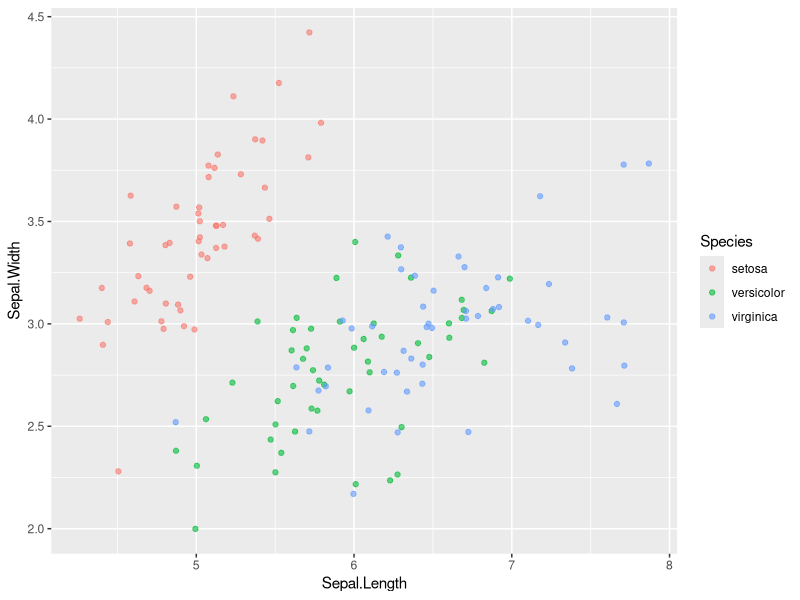
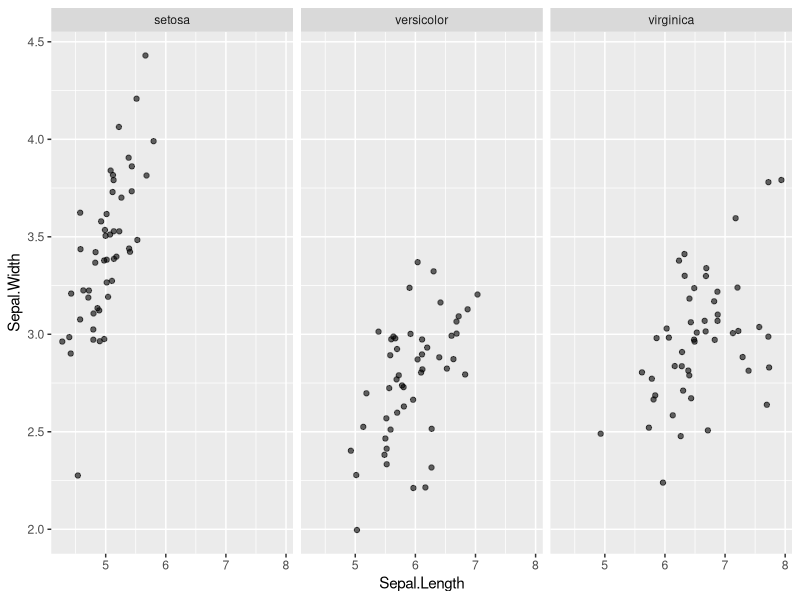
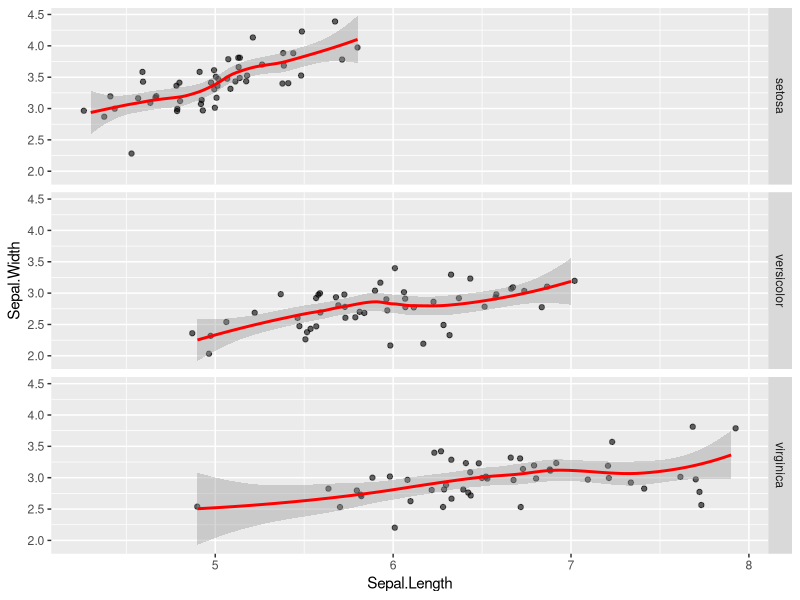
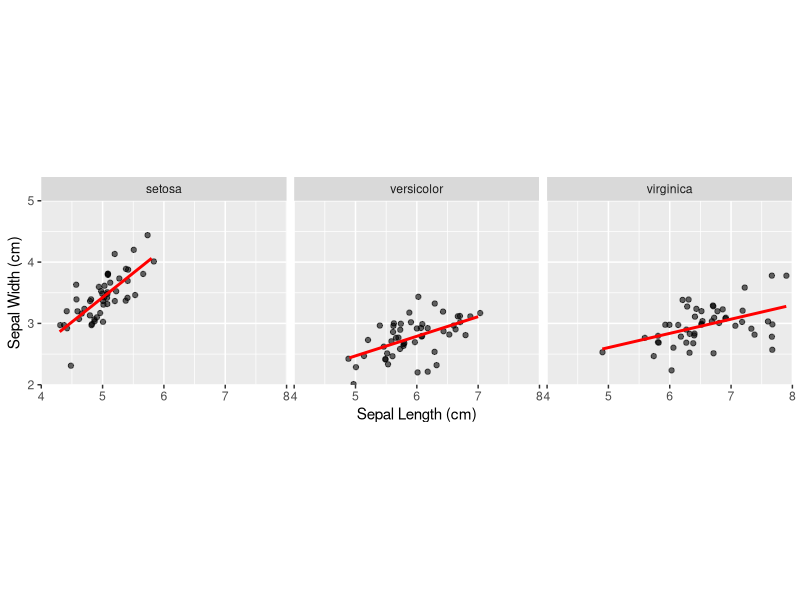
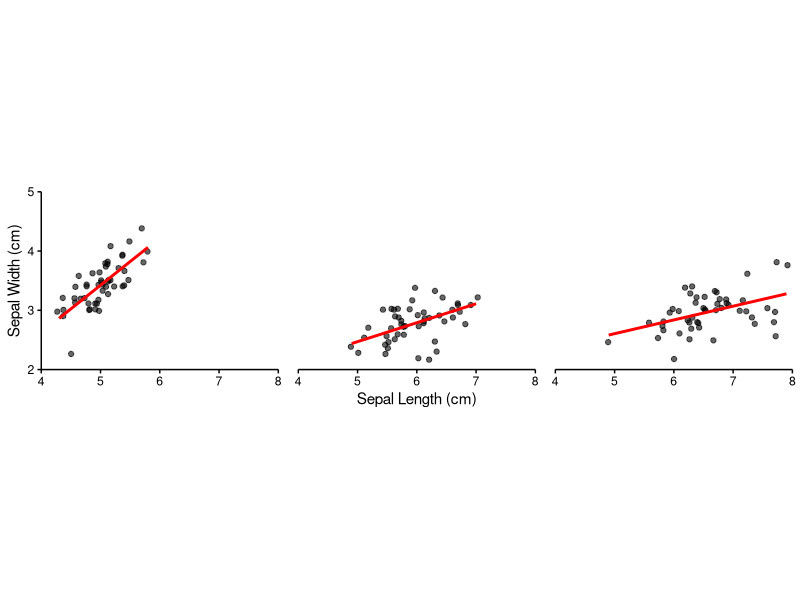

R code for these plots, in order:
library(ggplot2)
head(iris)
#iris is a type of flower, three species

#Layer 1: Data
iris

#Layer 2: Aesthetics
#study: Sepal.Length Sepal.Width
#Layer 3: Geometries

p <- ggplot(iris,aes( x= Sepal.Length,y = Sepal.Width))

ggplot(iris,aes(x=Sepal.Length, y= Sepal.Width,col = Species)) +
      geom_jitter(alpha = 0.6)
#Layer 4: Facets
ggplot(data = iris,aes(x=Sepal.Length, y= Sepal.Width)) +
  geom_jitter(alpha = 0.6) +
  facet_grid(.~Species)


#Layer 5: Statistics
ggplot(iris,aes(x=Sepal.Length, y= Sepal.Width)) +
  geom_jitter(alpha = 0.6) +
  facet_grid(Species~.) +
  stat_smooth(method = "loess", se = T, col = "red")

#Layer 6: Coordinates
ggplot(iris,aes(x=Sepal.Length, y= Sepal.Width)) +
  geom_jitter(alpha = 0.6) +
  facet_grid(.~Species) +
  stat_smooth(method = "lm", se = F, col = "red") +
  scale_y_continuous("Sepal Width (cm)",
                     limits = c(2,5),
                     expand = c(0,0)) +
  scale_x_continuous("Sepal Length (cm)",
                     limits = c(4,8),
                     expand = c(0,0)) +
  coord_equal()


#Layer 7: theme
ggplot(iris,aes(x=Sepal.Length, y= Sepal.Width)) +
  geom_jitter(alpha = 0.6) +
  facet_grid(.~Species) +
  stat_smooth(method = "lm", se = F, col = "red") +
  scale_y_continuous("Sepal Width (cm)",
                     limits = c(2,5),
                     expand = c(0,0)) +
  scale_x_continuous("Sepal Length (cm)",
                     limits = c(4,8),
                     expand = c(0,0)) +
  coord_equal() +
  theme(panel.background = element_blank(), 
        plot.background = element_blank(), 
        legend.background = element_blank(), 
        legend.key = element_blank(), 
        strip.background = element_blank(), 
        axis.text = element_text(colour = "black"), 
        axis.ticks = element_line(colour = "black"), 
        panel.grid.major = element_blank(), 
        panel.grid.minor = element_blank(), 
        axis.line = element_line(colour = "black"), 
        strip.text = element_blank(), 
        panel.margin = unit(1, "lines") 
  )